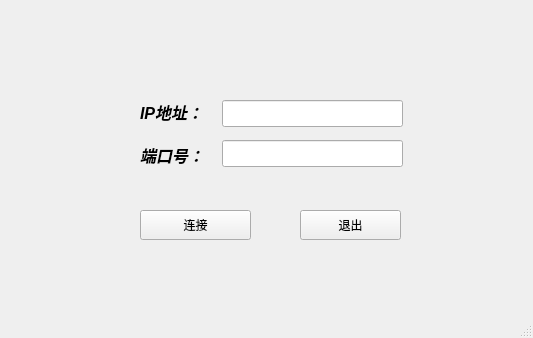
<?xml version="1.0" encoding="UTF-8"?>
<ui version="4.0">
 <class>IPWindow</class>
 <widget class="QMainWindow" name="IPWindow">
  <property name="geometry">
   <rect>
    <x>0</x>
    <y>0</y>
    <width>533</width>
    <height>338</height>
   </rect>
  </property>
  <property name="windowTitle">
   <string>MainWindow</string>
  </property>
  <property name="styleSheet">
   <string notr="true"/>
  </property>
  <widget class="QWidget" name="centralwidget">
   <widget class="QPushButton" name="btn_connect">
    <property name="geometry">
     <rect>
      <x>140</x>
      <y>210</y>
      <width>111</width>
      <height>30</height>
     </rect>
    </property>
    <property name="styleSheet">
     <string notr="true"/>
    </property>
    <property name="text">
     <string>连接</string>
    </property>
   </widget>
   <widget class="QLineEdit" name="edt_ip">
    <property name="geometry">
     <rect>
      <x>222</x>
      <y>100</y>
      <width>181</width>
      <height>27</height>
     </rect>
    </property>
   </widget>
   <widget class="QLineEdit" name="edt_port">
    <property name="geometry">
     <rect>
      <x>222</x>
      <y>140</y>
      <width>181</width>
      <height>27</height>
     </rect>
    </property>
   </widget>
   <widget class="QPushButton" name="btn_cal">
    <property name="geometry">
     <rect>
      <x>300</x>
      <y>210</y>
      <width>101</width>
      <height>30</height>
     </rect>
    </property>
    <property name="styleSheet">
     <string notr="true"/>
    </property>
    <property name="text">
     <string>退出</string>
    </property>
   </widget>
   <widget class="QLabel" name="lab_View">
    <property name="geometry">
     <rect>
      <x>103</x>
      <y>240</y>
      <width>341</width>
      <height>31</height>
     </rect>
    </property>
    <property name="styleSheet">
     <string notr="true">font: 75 12pt &quot;楷体&quot;;</string>
    </property>
    <property name="text">
     <string>&lt;html&gt;&lt;head/&gt;&lt;body&gt;&lt;p align=&quot;center&quot;&gt;&lt;span style=&quot; font-weight:600; font-style:italic;&quot;&gt;&lt;br/&gt;&lt;/span&gt;&lt;/p&gt;&lt;/body&gt;&lt;/html&gt;</string>
    </property>
   </widget>
   <widget class="QLabel" name="label_3">
    <property name="geometry">
     <rect>
      <x>140</x>
      <y>140</y>
      <width>71</width>
      <height>31</height>
     </rect>
    </property>
    <property name="styleSheet">
     <string notr="true">font: 75 12pt &quot;楷体&quot;;</string>
    </property>
    <property name="text">
     <string>&lt;html&gt;&lt;head/&gt;&lt;body&gt;&lt;p&gt;&lt;span style=&quot; font-size:12pt; font-weight:600; font-style:italic;&quot;&gt;端口号：&lt;/span&gt;&lt;/p&gt;&lt;/body&gt;&lt;/html&gt;</string>
    </property>
   </widget>
   <widget class="QLabel" name="label_2">
    <property name="geometry">
     <rect>
      <x>140</x>
      <y>100</y>
      <width>71</width>
      <height>21</height>
     </rect>
    </property>
    <property name="styleSheet">
     <string notr="true">font: 75 12pt &quot;楷体&quot;;</string>
    </property>
    <property name="text">
     <string>&lt;html&gt;&lt;head/&gt;&lt;body&gt;&lt;p&gt;&lt;span style=&quot; font-size:12pt; font-weight:600; font-style:italic;&quot;&gt;IP地址：&lt;/span&gt;&lt;/p&gt;&lt;/body&gt;&lt;/html&gt;</string>
    </property>
   </widget>
  </widget>
  <widget class="QStatusBar" name="statusbar"/>
 </widget>
 <resources/>
 <connections/>
</ui>
